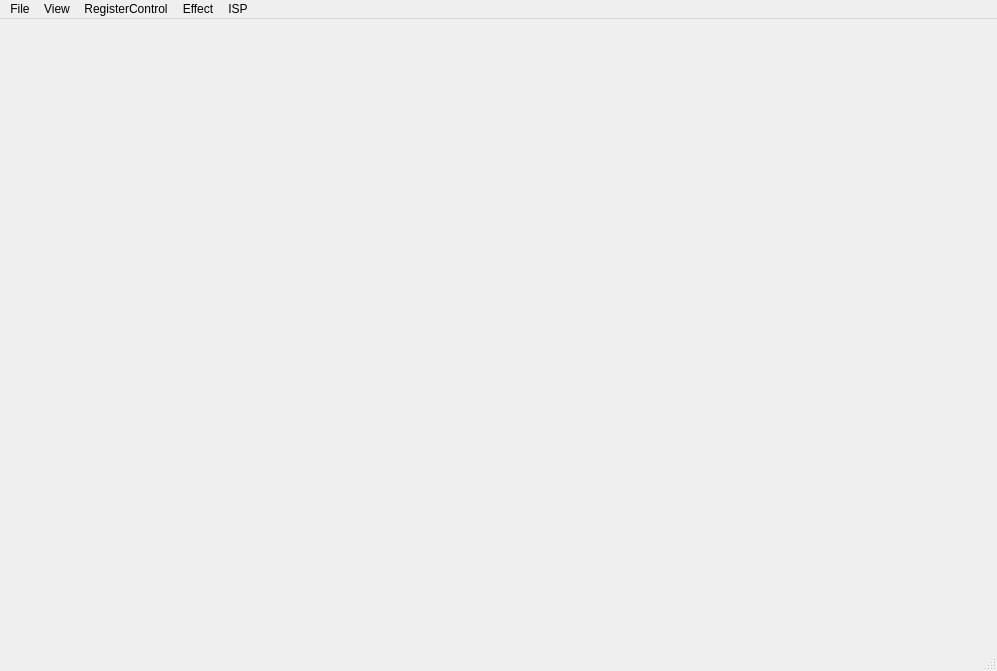
<?xml version="1.0" encoding="UTF-8"?>
<ui version="4.0">
 <class>NxMainWindow</class>
 <widget class="QMainWindow" name="NxMainWindow">
  <property name="geometry">
   <rect>
    <x>0</x>
    <y>0</y>
    <width>997</width>
    <height>671</height>
   </rect>
  </property>
  <property name="windowTitle">
   <string>Nexell ISP Viewer</string>
  </property>
  <widget class="QWidget" name="centralWidget">
   <widget class="QLabel" name="label">
    <property name="enabled">
     <bool>false</bool>
    </property>
    <property name="geometry">
     <rect>
      <x>10</x>
      <y>10</y>
      <width>721</width>
      <height>441</height>
     </rect>
    </property>
    <property name="text">
     <string/>
    </property>
   </widget>
  </widget>
  <widget class="QMenuBar" name="menuBar">
   <property name="geometry">
    <rect>
     <x>0</x>
     <y>0</y>
     <width>997</width>
     <height>23</height>
    </rect>
   </property>
   <property name="mouseTracking">
    <bool>false</bool>
   </property>
   <property name="contextMenuPolicy">
    <enum>Qt::CustomContextMenu</enum>
   </property>
   <property name="toolTip">
    <string notr="true"/>
   </property>
   <property name="autoFillBackground">
    <bool>false</bool>
   </property>
   <property name="defaultUp">
    <bool>false</bool>
   </property>
   <property name="nativeMenuBar">
    <bool>false</bool>
   </property>
   <widget class="QMenu" name="menuNexell_ISP_Viewer">
    <property name="title">
     <string>File</string>
    </property>
    <addaction name="actionOpen_Device"/>
    <addaction name="actionClose_Device"/>
    <addaction name="separator"/>
    <addaction name="actionSave_Image"/>
    <addaction name="separator"/>
    <addaction name="actionLoad_Sensor_Reg_Set"/>
    <addaction name="actionLoad_ISP_Reg_Set"/>
    <addaction name="separator"/>
    <addaction name="actionSave_Current_Reg_Set"/>
    <addaction name="separator"/>
    <addaction name="actionExit"/>
   </widget>
   <widget class="QMenu" name="menuView">
    <property name="title">
     <string>View</string>
    </property>
    <addaction name="actionPlay"/>
    <addaction name="actionStop"/>
   </widget>
   <widget class="QMenu" name="menuRegister">
    <property name="title">
     <string>RegisterControl</string>
    </property>
    <addaction name="actionImage_Config"/>
    <addaction name="actionSensor_Control"/>
    <addaction name="actionISP_Reg_Control"/>
   </widget>
   <widget class="QMenu" name="menuISP">
    <property name="title">
     <string>ISP</string>
    </property>
    <addaction name="actionBlock_On_Off"/>
   </widget>
   <widget class="QMenu" name="menuEffect">
    <property name="title">
     <string>Effect</string>
    </property>
    <addaction name="separator"/>
    <addaction name="actionGrey_Mode_On_Off"/>
    <addaction name="actionAqua_Mode_On_Off"/>
    <addaction name="actionSepia_Mode_On_Off"/>
    <addaction name="actionSketch_Mode_On_Off"/>
    <addaction name="actionNegative_Mode_On_Off"/>
    <addaction name="actionDefocusing_Mode_On_Off"/>
   </widget>
   <addaction name="menuNexell_ISP_Viewer"/>
   <addaction name="menuView"/>
   <addaction name="menuRegister"/>
   <addaction name="menuEffect"/>
   <addaction name="menuISP"/>
  </widget>
  <widget class="QStatusBar" name="statusBar"/>
  <action name="actionOpen_Device">
   <property name="text">
    <string>Open Device</string>
   </property>
  </action>
  <action name="actionClose_Device">
   <property name="enabled">
    <bool>false</bool>
   </property>
   <property name="text">
    <string>Close Device</string>
   </property>
  </action>
  <action name="actionSave_Image">
   <property name="enabled">
    <bool>false</bool>
   </property>
   <property name="text">
    <string>Save Image</string>
   </property>
  </action>
  <action name="actionLoad_Sensor_Reg_Set">
   <property name="enabled">
    <bool>false</bool>
   </property>
   <property name="text">
    <string>Load Sensor Reg Set</string>
   </property>
  </action>
  <action name="actionLoad_ISP_Reg_Set">
   <property name="enabled">
    <bool>false</bool>
   </property>
   <property name="text">
    <string>Load ISP Reg Set</string>
   </property>
  </action>
  <action name="actionSave_Current_Reg_Set">
   <property name="enabled">
    <bool>false</bool>
   </property>
   <property name="text">
    <string>Save Current Reg Set</string>
   </property>
  </action>
  <action name="actionExit">
   <property name="text">
    <string>Exit</string>
   </property>
  </action>
  <action name="actionPlay">
   <property name="enabled">
    <bool>false</bool>
   </property>
   <property name="text">
    <string>Play</string>
   </property>
  </action>
  <action name="actionStop">
   <property name="enabled">
    <bool>false</bool>
   </property>
   <property name="text">
    <string>Stop</string>
   </property>
  </action>
  <action name="actionSensor_Control">
   <property name="enabled">
    <bool>false</bool>
   </property>
   <property name="text">
    <string>Sensor Reg Control</string>
   </property>
  </action>
  <action name="actionISP_Reg_Control">
   <property name="enabled">
    <bool>false</bool>
   </property>
   <property name="text">
    <string>ISP Reg Control</string>
   </property>
  </action>
  <action name="actionBlock_On_Off">
   <property name="enabled">
    <bool>false</bool>
   </property>
   <property name="text">
    <string>Block On/Off</string>
   </property>
  </action>
  <action name="actionAqua_Mode_On_Off">
   <property name="enabled">
    <bool>false</bool>
   </property>
   <property name="text">
    <string>Aqua Mode On/Off</string>
   </property>
  </action>
  <action name="actionSketch_Mode_On_Off">
   <property name="enabled">
    <bool>false</bool>
   </property>
   <property name="text">
    <string>Sketch Mode On/Off</string>
   </property>
  </action>
  <action name="actionSepia_Mode_On_Off">
   <property name="enabled">
    <bool>false</bool>
   </property>
   <property name="text">
    <string>Sepia Mode On/Off</string>
   </property>
  </action>
  <action name="actionNegative_Mode_On_Off">
   <property name="enabled">
    <bool>false</bool>
   </property>
   <property name="text">
    <string>Negative Mode On/Off</string>
   </property>
  </action>
  <action name="actionDefocusing_Mode_On_Off">
   <property name="enabled">
    <bool>false</bool>
   </property>
   <property name="text">
    <string>Defocusing Mode On/Off</string>
   </property>
  </action>
  <action name="actionImage_Config">
   <property name="enabled">
    <bool>false</bool>
   </property>
   <property name="text">
    <string>Image Config</string>
   </property>
  </action>
  <action name="actionGrey_Mode_On_Off">
   <property name="enabled">
    <bool>false</bool>
   </property>
   <property name="text">
    <string>Grey Mode On/Off</string>
   </property>
  </action>
 </widget>
 <layoutdefault spacing="6" margin="11"/>
 <resources/>
 <connections/>
</ui>
